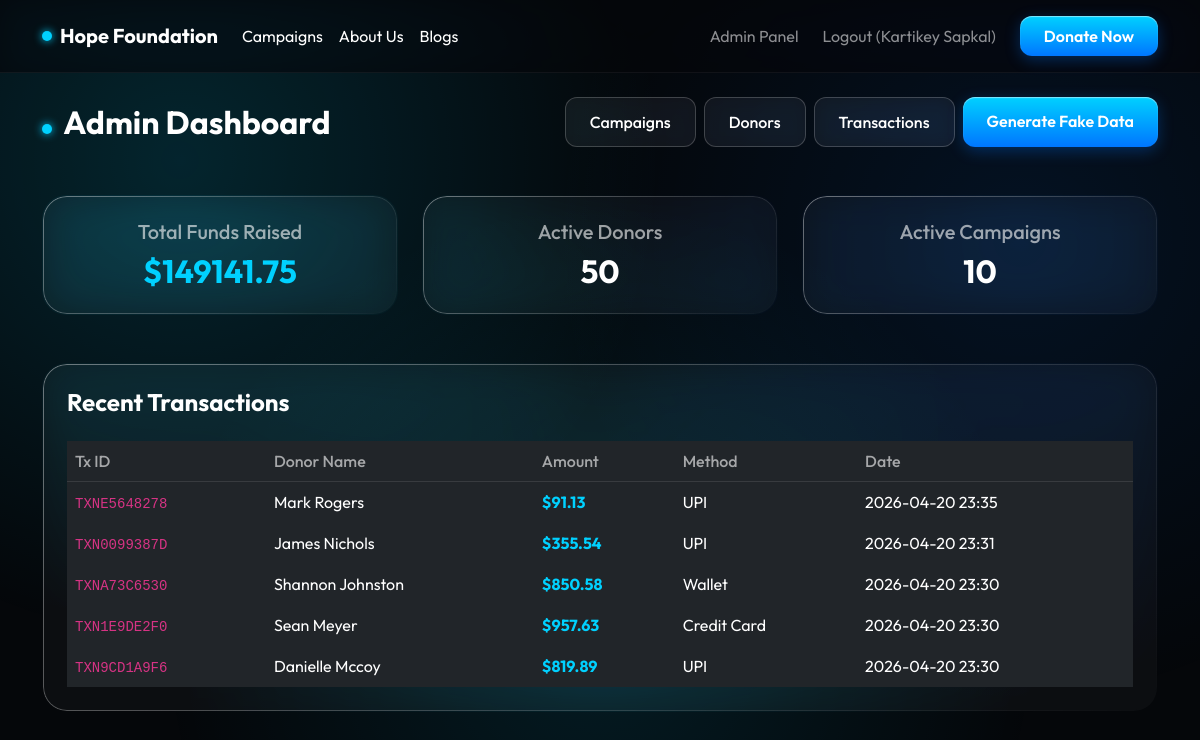
Page /admin (signed in) on the earlier database version.
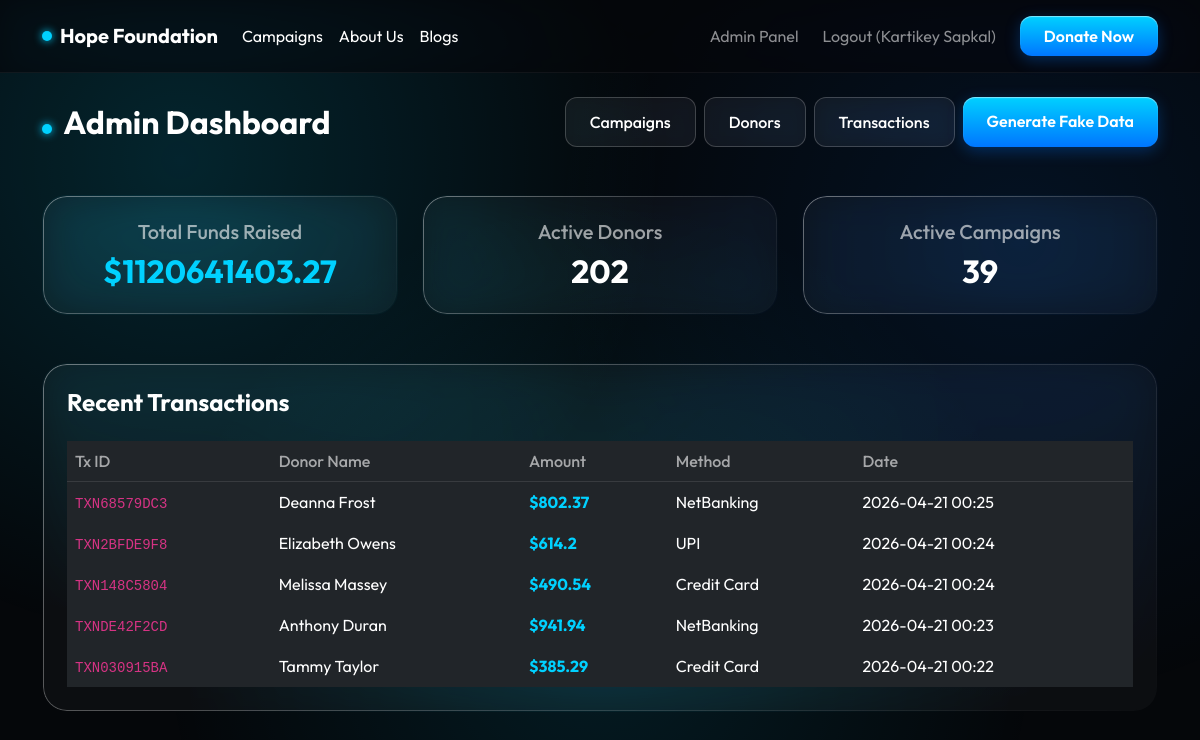
Same page on the later database version.
### models.py (models this page shows)
class Donation(db.Model):
    id = db.Column(db.Integer, primary_key=True)
    user_id = db.Column(db.Integer, db.ForeignKey('user.id'), nullable=True)
    campaign_id = db.Column(db.Integer, db.ForeignKey('campaign.id'), nullable=True)
    full_name = db.Column(db.String(100), nullable=False)
    email = db.Column(db.String(100), nullable=False)
    amount = db.Column(db.Float, nullable=False)
    donation_type = db.Column(db.String(50), default='One-time')
    payment_method = db.Column(db.String(50), nullable=False)
    transaction_id = db.Column(db.String(100), unique=True, nullable=False)
    status = db.Column(db.String(20), default='Completed')
    created_at = db.Column(db.DateTime, default=datetime.utcnow)
    user = db.relationship('User', backref=db.backref('donations', lazy='dynamic'))
    campaign = db.relationship('Campaign', backref=db.backref('donations', lazy='dynamic'))

### routes/admin.py (the view)
    @app.route('/admin')
    @admin_required
    def admin_dashboard():
        total_raised = db.session.query(db.func.sum(Donation.amount)).filter_by(status='Completed').scalar() or 0.0
        active_donors = db.session.query(Donation.email).distinct().count()
        active_campaigns = Campaign.query.filter_by(is_active=True).count()
        recent_transactions = Donation.query.order_by(Donation.created_at.desc()).limit(5).all()
        top_donors = db.session.query(
            Donation.full_name,
            db.func.sum(Donation.amount).label('total_donated')
        ).group_by(Donation.email).order_by(db.desc('total_donated')).limit(5).all()
        return render_template('admin_dashboard.html',
                               total_raised=total_raised,
                               active_donors=active_donors,
                               recent_transactions=recent_transactions,
                               active_campaigns=active_campaigns,
                               top_donors=top_donors)

### utils.py (called while the page is built)
def admin_required(f):
    @wraps(f)
    def decorated_function(*args, **kwargs):
        if 'user_id' not in session or not session.get('is_admin'):
            flash('Administrator access required.', 'danger')
            return redirect(url_for('index'))
        return f(*args, **kwargs)
    return decorated_function

### templates/admin_dashboard.html
{% extends "base.html" %}
{% block content %}
<div class="d-flex justify-content-between align-items-center mb-5 mt-4">
    <div>
        <div class="status-pulse me-2"></div>
        <h2 class="d-inline fw-bold text-white">Admin Dashboard</h2>
    </div>
    <div class="d-flex gap-2 flex-wrap">
        <a href="{{ url_for('admin_campaigns') }}" class="btn btn-outline-glossy">Campaigns</a>
        <a href="{{ url_for('admin_donors') }}" class="btn btn-outline-glossy">Donors</a>
        <a href="{{ url_for('admin_transactions') }}" class="btn btn-outline-glossy">Transactions</a>
        <a href="{{ url_for('generate_dummy_data') }}" class="btn btn-primary-glossy">Generate Fake Data</a>
    </div>
</div>
<div class="row g-4 mb-5">
    <div class="col-md-4">
        <div class="glossy-card p-4 text-center">
            <h5 class="text-muted mb-2">Total Funds Raised</h5>
            <h2 class="fw-bold text-white m-0" style="color: var(--accent-blue) !important;">${{ total_raised }}</h2>
        </div>
    </div>
    <div class="col-md-4">
        <div class="glossy-card p-4 text-center">
            <h5 class="text-muted mb-2">Active Donors</h5>
            <h2 class="fw-bold text-white m-0">{{ active_donors }}</h2>
        </div>
    </div>
    <div class="col-md-4">
        <div class="glossy-card p-4 text-center">
            <h5 class="text-muted mb-2">Active Campaigns</h5>
            <h2 class="fw-bold text-white m-0">{{ active_campaigns }}</h2>
        </div>
    </div>
</div>
<div class="glossy-card p-4">
    <h4 class="fw-bold text-white mb-4">Recent Transactions</h4>
    <div class="table-responsive">
        <table class="table table-dark table-borderless table-hover mb-0">
            <thead style="border-bottom: 1px solid rgba(255,255,255,0.1);">
                <tr>
                    <th class="text-muted fw-medium">Tx ID</th>
                    <th class="text-muted fw-medium">Donor Name</th>
                    <th class="text-muted fw-medium">Amount</th>
                    <th class="text-muted fw-medium">Method</th>
                    <th class="text-muted fw-medium">Date</th>
                </tr>
            </thead>
            <tbody>
                {% for tx in recent_transactions %}
                <tr>
                    <td class="text-muted"><code>{{ tx.transaction_id }}</code></td>
                    <td>{{ tx.full_name }}</td>
                    <td class="fw-bold" style="color: var(--accent-blue);">${{ tx.amount }}</td>
                    <td>{{ tx.payment_method }}</td>
                    <td>{{ tx.created_at.strftime('%Y-%m-%d %H:%M') }}</td>
                </tr>
                {% else %}
                <tr><td colspan="5" class="text-center text-muted py-4">No recent transactions.</td></tr>
                {% endfor %}
            </tbody>
        </table>
    </div>
</div>
{% endblock %}

### templates/base.html (shortened to what this page needs)
<!DOCTYPE html>
<html lang="en">
<head>
    <link href="https://cdn.jsdelivr.net/npm/bootstrap@5.3.0/dist/css/bootstrap.min.css" rel="stylesheet">
</head>
<body>
<nav class="navbar navbar-expand-lg navbar-dark navbar-glossy mb-4 sticky-top">
  <div class="container py-2">
    <a class="navbar-brand fw-bold d-flex align-items-center gap-2" href="{{ url_for('index') }}">
        <div class="status-pulse"></div>
        Hope Foundation
    </a>
    <div class="collapse navbar-collapse" id="navbarNav">
      <ul class="navbar-nav me-auto">
        <li class="nav-item"><a class="nav-link text-white" href="{{ url_for('campaigns') }}">Campaigns</a></li>
        <li class="nav-item"><a class="nav-link text-white" href="{{ url_for('about') }}">About Us</a></li>
        <li class="nav-item"><a class="nav-link text-white" href="{{ url_for('blogs') }}">Blogs</a></li>
      </ul>
      <ul class="navbar-nav align-items-center gap-2">
        {% if session.get('user_id') %}
            {% if session.get('is_admin') %}
                <li class="nav-item"><a class="nav-link" href="{{ url_for('admin_dashboard') }}">Admin Panel</a></li>
            {% else %}
                <li class="nav-item"><a class="nav-link" href="{{ url_for('donor_dashboard') }}">My Dashboard</a></li>
            {% endif %}
            <li class="nav-item"><a class="nav-link" href="{{ url_for('logout') }}">Logout ({{ session.get('username') }})</a></li>
        {% else %}
            <li class="nav-item"><a class="nav-link text-white cursor-pointer" href="#" data-bs-toggle="modal" data-bs-target="#authModal">Login / Sign Up</a></li>
        {% endif %}
        <li class="nav-item ms-lg-2 mt-2 mt-lg-0"><a class="btn btn-primary-glossy py-2 px-4 text-decoration-none" href="{{ url_for('donate') }}">Donate Now</a></li>
      </ul>
    </div>
  </div>
</nav>
<div class="container pb-5">
    {% block content %}{% endblock %}
</div>
</body>
</html>

### templates/base.html (style rules this page uses)
:root { --bg-navy: #05070A; --accent-blue: #00D1FF; --accent-dark: #0076FF; --text-primary: #ffffff; --text-muted: rgba(255, 255, 255, 0.6); }
body { background-color: var(--bg-navy); color: var(--text-primary); font-family: 'Outfit', sans-serif; position: relative; overflow-x: hidden; animation: pageLoad 0.4s ease-out forwards; min-height: 100vh; }
body::before { content: ''; position: fixed; top: 0; left: 0; width: 100vw; height: 100vh; background: radial-gradient(circle at 15% 20%, rgba(0, 209, 255, 0.15), transparent 40%), radial-gradient(circle at 85% 30%, rgba(0, 118, 255, 0.1), transparent 40%), radial-gradient(circle at 50% 80%, rgba(0, 209, 255, 0.1), transparent 50%); z-index: -1; pointer-events: none; }
.glossy-card { background: rgba(255, 255, 255, 0.03); backdrop-filter: blur(20px); -webkit-backdrop-filter: blur(20px); border: 1px solid transparent; background-clip: padding-box; position: relative; border-radius: 24px; }
.glossy-card::before { content: ""; position: absolute; top: 0; left: 0; right: 0; bottom: 0; border-radius: inherit; padding: 1px; background: linear-gradient(135deg, rgba(255,255,255,0.4), transparent); -webkit-mask: linear-gradient(#fff 0 0) content-box, linear-gradient(#fff 0 0); -webkit-mask-composite: xor; mask-composite: exclude; pointer-events: none; }
.btn-primary-glossy { background: linear-gradient(180deg, #00D1FF 0%, #0076FF 100%); color: #fff; border: none; border-radius: 12px; box-shadow: inset 0 1px 1px rgba(255, 255, 255, 0.5), 0 4px 15px rgba(0, 118, 255, 0.3); font-weight: 600; padding: 0.75rem 1.5rem; transition: all 0.3s ease; }
.btn-outline-glossy { background: rgba(255, 255, 255, 0.05); border: 1px solid rgba(255, 255, 255, 0.2); color: #fff; border-radius: 12px; backdrop-filter: blur(10px); padding: 0.75rem 1.5rem; font-weight: 500; transition: all 0.3s ease; }
.status-pulse { display: inline-block; width: 10px; height: 10px; border-radius: 50%; background-color: var(--accent-blue); box-shadow: 0 0 8px var(--accent-blue); animation: pulse 2s infinite; }
.navbar-glossy { background: rgba(5, 7, 10, 0.7) !important; backdrop-filter: blur(15px); border-bottom: 1px solid rgba(255, 255, 255, 0.05); }
.text-muted { color: var(--text-muted) !important; }

Differences in the rows shown:
no longer on this page (row unchanged): Donation: transaction_id "TXNE5648278", full_name "Mark Rogers", amount "91.13", payment_method "UPI", created_at "2026-04-20 23:35"
no longer on this page (row unchanged): Donation: transaction_id "TXN0099387D", full_name "James Nichols", amount "355.54", payment_method "UPI", created_at "2026-04-20 23:31"
no longer on this page (row unchanged): Donation: transaction_id "TXNA73C6530", full_name "Shannon Johnston", amount "850.58", payment_method "Wallet", created_at "2026-04-20 23:30"
no longer on this page (row unchanged): Donation: transaction_id "TXN1E9DE2F0", full_name "Sean Meyer", amount "957.63", payment_method "Credit Card", created_at "2026-04-20 23:30"
no longer on this page (row unchanged): Donation: transaction_id "TXN9CD1A9F6", full_name "Danielle Mccoy", amount "819.89", payment_method "UPI", created_at "2026-04-20 23:30"
added Donation: transaction_id "TXN68579DC3", full_name "Deanna Frost", amount "802.37", payment_method "NetBanking", created_at "2026-04-21 00:25"
added Donation: transaction_id "TXN2BFDE9F8", full_name "Elizabeth Owens", amount "614.2", payment_method "UPI", created_at "2026-04-21 00:24"
added Donation: transaction_id "TXN148C5804", full_name "Melissa Massey", amount "490.54", payment_method "Credit Card", created_at "2026-04-21 00:24"
added Donation: transaction_id "TXNDE42F2CD", full_name "Anthony Duran", amount "941.94", payment_method "NetBanking", created_at "2026-04-21 00:23"
added Donation: transaction_id "TXN030915BA", full_name "Tammy Taylor", amount "385.29", payment_method "Credit Card", created_at "2026-04-21 00:22"
Other differences:
{{ total_raised }}: "149141.75" → "1120641403.27"
{{ active_donors }}: "50" → "202"
{{ active_campaigns }}: "10" → "39"
